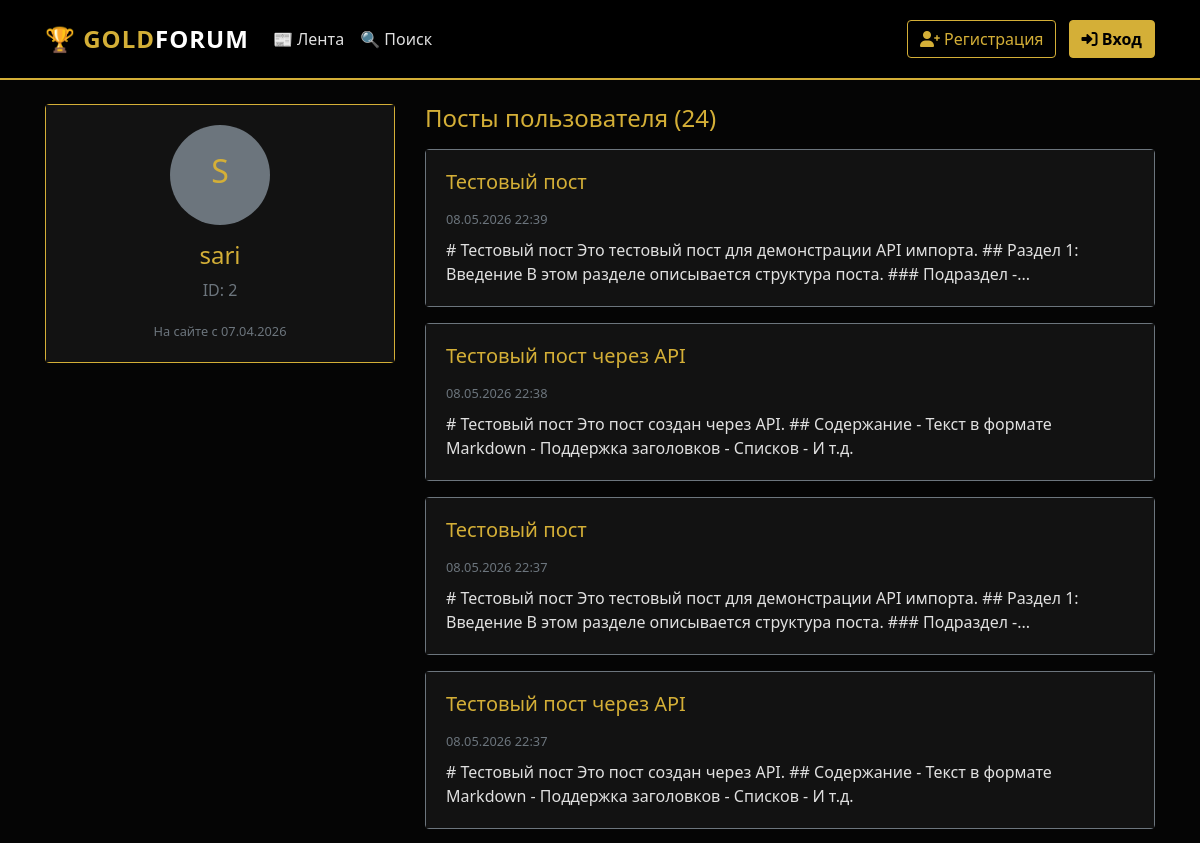
/profile/2 (upper part), run on an earlier commit of the app's database.
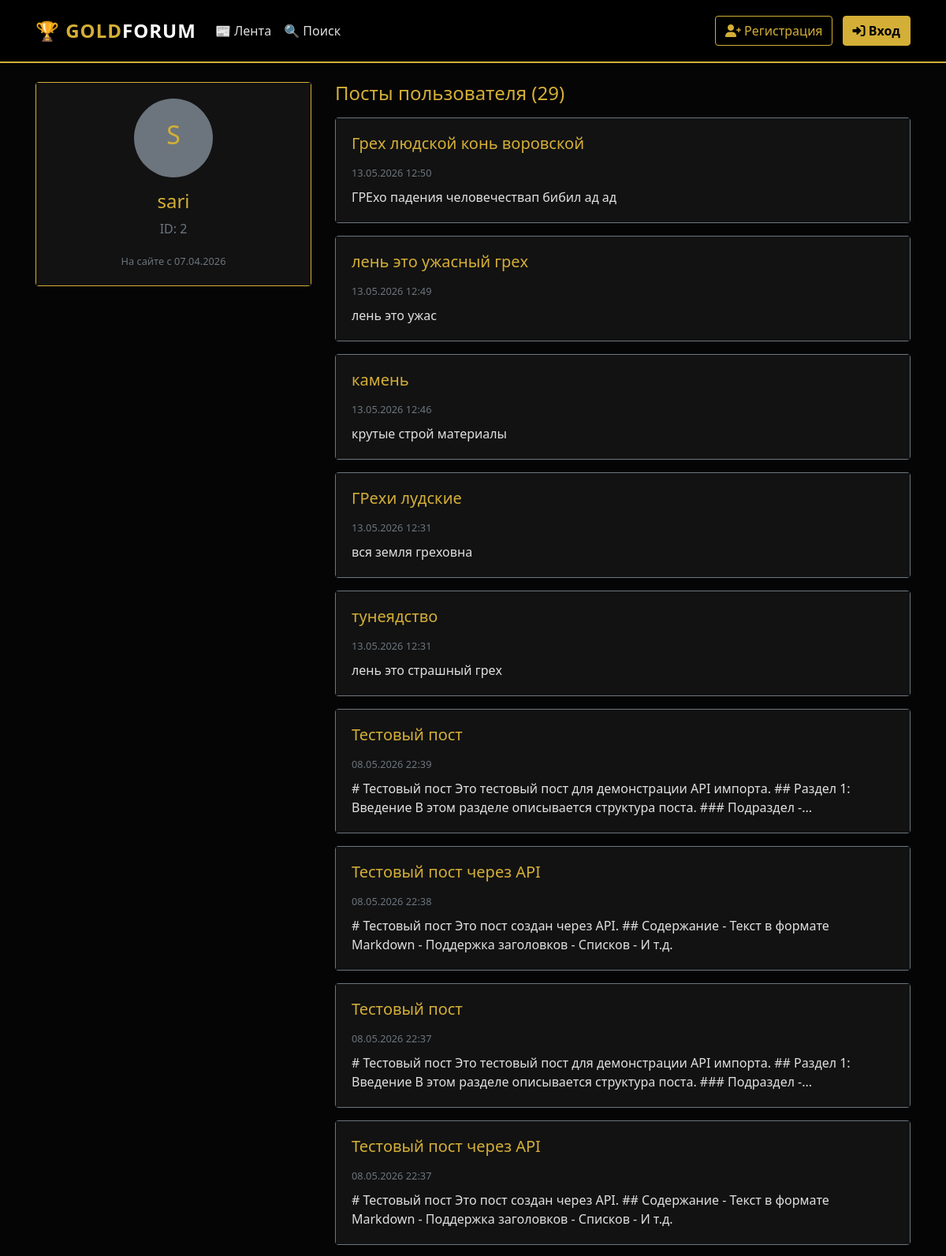
And on a later commit of the database.
### backend/database/models/posts_model.py (models this page shows, shortened)
class PostModel(SqlAlchemyBase, SerializerMixin):
    __tablename__ = 'posts'
    id = sqlalchemy.Column(sqlalchemy.Integer, primary_key=True, autoincrement=True)
    author = sqlalchemy.Column(sqlalchemy.String, nullable=False, index=True)
    title = sqlalchemy.Column(sqlalchemy.String, nullable=True)
    content = sqlalchemy.Column(sqlalchemy.Text, nullable=False)
    content_html = sqlalchemy.Column(sqlalchemy.Text, nullable=True)
    created_at = sqlalchemy.Column(sqlalchemy.DateTime, default=datetime.datetime.now, index=True)
    updated_at = sqlalchemy.Column(sqlalchemy.DateTime, onupdate=datetime.datetime.now)
    path = sqlalchemy.Column(sqlalchemy.Text, nullable=True)
    attached_images = sqlalchemy.Column(sqlalchemy.Text, nullable=True)
    attached_files = sqlalchemy.Column(sqlalchemy.Text, nullable=True)
    likes_count = sqlalchemy.Column(sqlalchemy.Integer, default=0, nullable=False)
    user_id = sqlalchemy.Column(sqlalchemy.Integer, sqlalchemy.ForeignKey("users.id"), nullable=True, index=True)
    user = orm.relationship('UserModel')
    comments = orm.relationship('CommentModel', back_populates='post', cascade='all, delete-orphan')

### app.py (the view, shortened to what this page needs)
@app.route('/profile/<int:user_id>')
def profile(user_id):
    db_sess = db_session.create_session()
    try:
        user = db_sess.get(UserModel, user_id)
        if not user:
            abort(404)
        posts = db_sess.query(PostModel).filter_by(user_id=user.id).order_by(PostModel.created_at.desc()).all()
        is_owner = current_user.is_authenticated and current_user.id == user_id
        liked_posts = []
        favorite_posts = []
        read_posts = []
        return render_template(
            'profile.html',
            user=user,
            posts=posts,
            is_owner=is_owner,
            liked_posts=liked_posts,
            favorite_posts=favorite_posts,
            read_posts=read_posts
        )
    finally:
        db_sess.close()

### backend/database/db_session.py (called while the page is built)
def create_session() -> Session:
    global __factory
    return __factory()

### templates/profile.html (shortened to what the changed rows need)
{% extends "base.html" %}
{% block content %}
<div class="row">
    <div class="col-md-8">
        {% if is_owner %}
        <ul class="nav nav-tabs mb-3" id="profileTabs" role="tablist">
            <li class="nav-item">
                <a class="nav-link active" id="posts-tab" data-toggle="tab" href="#posts" role="tab">
                    📝 Мои посты (<span id="posts-count">{{ posts|length }}</span>)
                </a>
            </li>
            <li class="nav-item">
                <a class="nav-link" id="liked-tab" data-toggle="tab" href="#liked" role="tab">
                    ❤️ Понравившиеся (<span id="liked-count">{{ liked_posts|length }}</span>)
                </a>
            </li>
            <li class="nav-item">
                <a class="nav-link" id="favorites-tab" data-toggle="tab" href="#favorites" role="tab">
                    ⭐ Избранное (<span id="favorites-count">{{ favorite_posts|length }}</span>)
                </a>
            </li>
            <li class="nav-item">
                <a class="nav-link" id="read-tab" data-toggle="tab" href="#read" role="tab">
                    ✓ Прочитанные (<span id="read-count">{{ read_posts|length }}</span>)
                </a>
            </li>
        </ul>
        <div class="tab-content" id="profileTabContent">
            <div class="tab-pane fade show active" id="posts" role="tabpanel">
                <div id="posts-content">
                    {% if posts %}
                        {% for post in posts %}
                        <div class="card mb-3 border-secondary">
                            <div class="card-body">
                                <h5 class="card-title">
                                    <a href="/post/{{ post.id }}" class="text-gold text-decoration-none">
                                        {{ post.title or 'Без заголовка' }}
                                    </a>
                                </h5>
                                <small class="text-muted">{{ post.created_at.strftime('%d.%m.%Y %H:%M') if post.created_at else 'Неизвестно' }}</small>
                                <p class="mt-2 mb-0">{{ post.content[:150] }}{% if post.content|length > 150 %}...{% endif %}</p>
                            </div>
                        </div>
                        {% endfor %}
                    {% else %}
                        <p class="text-muted text-center py-3">Вы ещё не опубликовали постов</p>
                    {% endif %}
                </div>
            </div>
            <div class="tab-pane fade" id="liked" role="tabpanel">
                <div id="liked-content">
                    {% if liked_posts %}
                        {% for post in liked_posts %}
                        <div class="card mb-3 border-secondary">
                            <div class="card-body">
                                <h5 class="card-title">
                                    <a href="/post/{{ post.id }}" class="text-gold text-decoration-none">
                                        ❤️ {{ post.title or 'Без заголовка' }}
                                    </a>
                                </h5>
                                <small class="text-muted">
                                    Автор: {{ post.author }} | {{ post.created_at.strftime('%d.%m.%Y %H:%M') if post.created_at else 'Неизвестно' }}
                                </small>
                                <p class="mt-2 mb-0">{{ post.content[:150] }}{% if post.content|length > 150 %}...{% endif %}</p>
                            </div>
                        </div>
                        {% endfor %}
                    {% else %}
                        <p class="text-muted text-center py-3">Вы ещё не лайкали постов</p>
                    {% endif %}
                </div>
            </div>
            <div class="tab-pane fade" id="favorites" role="tabpanel">
                <div id="favorites-content">
                    {% if favorite_posts %}
                        {% for post in favorite_posts %}
                        <div class="card mb-3 border-secondary">
                            <div class="card-body">
                                <h5 class="card-title">
                                    <a href="/post/{{ post.id }}" class="text-gold text-decoration-none">
                                        ⭐ {{ post.title or 'Без заголовка' }}
                                    </a>
                                </h5>
                                <small class="text-muted">
                                    Автор: {{ post.author }} | {{ post.created_at.strftime('%d.%m.%Y %H:%M') if post.created_at else 'Неизвестно' }}
                                </small>
                                <p class="mt-2 mb-0">{{ post.content[:150] }}{% if post.content|length > 150 %}...{% endif %}</p>
                            </div>
                        </div>
                        {% endfor %}
                    {% else %}
                        <p class="text-muted text-center py-3">У вас пока нет избранных постов</p>
                    {% endif %}
                </div>
            </div>
            <div class="tab-pane fade" id="read" role="tabpanel">
                <div id="read-content">
                    {% if read_posts %}
                        {% for post in read_posts %}
                        <div class="card mb-3 border-secondary">
                            <div class="card-body">
                                <h5 class="card-title">
                                    <a href="/post/{{ post.id }}" class="text-gold text-decoration-none">
                                        ✓ {{ post.title or 'Без заголовка' }}
                                    </a>
                                </h5>
                                <small class="text-muted">
                                    Автор: {{ post.author }} | {{ post.created_at.strftime('%d.%m.%Y %H:%M') if post.created_at else 'Неизвестно' }}
                                </small>
                                <p class="mt-2 mb-0">{{ post.content[:150] }}{% if post.content|length > 150 %}...{% endif %}</p>
                            </div>
                        </div>
                        {% endfor %}
                    {% else %}
                        <p class="text-muted text-center py-3">Вы ещё не отмечали постов как прочитанные</p>
                    {% endif %}
                </div>
            </div>
        </div>
        {% else %}
        <h4 class="text-gold mb-3">Посты пользователя ({{ posts|length }})</h4>
        {% if posts %}
            {% for post in posts %}
            <div class="card mb-3 border-secondary">
                <div class="card-body">
                    <h5 class="card-title">
                        <a href="/post/{{ post.id }}" class="text-gold text-decoration-none">
                            {{ post.title or 'Без заголовка' }}
                        </a>
                    </h5>
                    <small class="text-muted">{{ post.created_at.strftime('%d.%m.%Y %H:%M') if post.created_at else 'Неизвестно' }}</small>
                    <p class="mt-2 mb-0">{{ post.content[:150] }}{% if post.content|length > 150 %}...{% endif %}</p>
                </div>
            </div>
            {% endfor %}
        {% else %}
            <p class="text-muted">Пользователь ещё не опубликовал постов</p>
        {% endif %}
        {% endif %}
    </div>
</div>
{% endblock %}

What changed in the data, as far as the page shows it:
added PostModel: title "Грех людской конь воровской", created_at "13.05.2026 12:50", content "ГРЕхо падения человечествап бибил ад ад"
added PostModel: title "лень это ужасный грех", created_at "13.05.2026 12:49", content "лень это ужас"
added PostModel: title "камень", created_at "13.05.2026 12:46", content "крутые строй материалы"
added PostModel: title "ГРехи лудские", created_at "13.05.2026 12:31", content "вся земля греховна"
added PostModel: title "тунеядство", created_at "13.05.2026 12:31", content "лень это страшный грех"
Also different on the page:
{{ posts|length }}: "24" → "29"
